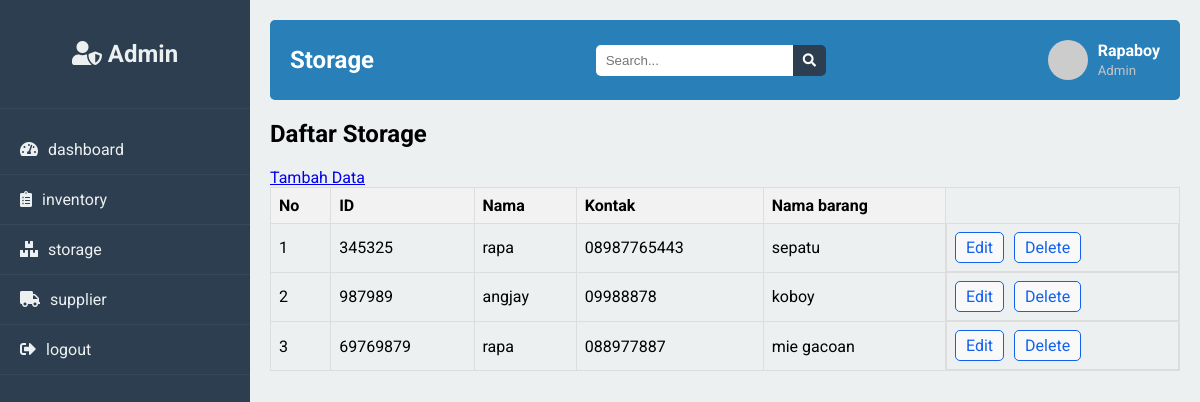
Screenshot of /supplier.php with the database file from the repository.
### tables this page shows
CREATE TABLE `vendor` (
  `id` int(30) NOT NULL,
  `nama` varchar(30) NOT NULL,
  `kontak` varchar(30) NOT NULL,
  `nama_barang` varchar(30) NOT NULL
);

### supplier.php (the view, shortened to what this page needs)
<?php
include 'koneksi.php';
$sql = "SELECT * FROM vendor";
$result = $koneksi->query($sql);
?>
<!DOCTYPE html>
<html lang="en">
<head>
    <link rel="stylesheet" href="https://cdnjs.cloudflare.com/ajax/libs/font-awesome/5.15.3/css/all.min.css">
    <link rel="stylesheet" href="dashboard.css">
</head>
<body>
    <div class="sidebar">
        <div class="sidebar-brand">
            <h2><i class="fas fa-user-shield"></i> Admin</h2>
        </div>
        <ul>
            <li><a href="dashboard.php"><i class="fas fa-tachometer-alt"></i> dashboard</a></li>
            <li><a href="inventory.php"><i class="fas fa-clipboard-list "></i> inventory</a></li>
            <li><a href="storage.php"><i class="fas fa-boxes "></i> storage</a></li>
            <li><a href="supplier.php"><i class="fas fa-truck"></i> supplier</a></li>
            <li><a href="logout.php"><i class="fas fa-sign-out-alt"></i> logout</a></li>
        </ul>
    </div>
    <div class="main-content">
        <header>
            <h1>Storage</h1>
            <div class="search-wrapper">
                <input type="search" placeholder="Search...">
                <button><i class="fas fa-search"></i></button>
            </div>
            <div class="user-wrapper">
                <img src="https://via.placeholder.com/40" alt="profile picture">
                <div>
                    <h4>Rapaboy</h4>
                    <small>Admin</small>
                </div>
            </div>
        </header>
        <main>
            <h2>Daftar Storage</h2>
            <a href="insert.supplier.php" class="action-buttons">Tambah Data</a>
            <table>
                <thead>
                    <tr>
                        <th>No</th>
                        <th>ID </th>
                        <th>Nama</th>
                        <th>Kontak</th>
                        <th>Nama barang</th>
                    </tr>
                </thead>
                <tbody>
                    <?php
                    if ($result->num_rows > 0) {
                        $no = 1;
                        while($row = $result->fetch_assoc()) {
                            echo "<tr>";
                            echo "<td>" . $no++ . "</td>";
                            echo "<td>" . $row['id'] . "</td>";
                            echo "<td>" . $row['nama'] . "</td>";
                            echo "<td>" . $row['kontak'] . "</td>";
                            echo "<td>" . $row['nama_barang'] . "</td>";
                            echo "<td class='action-buttons'>";
                            echo "<a href='update.supplier.php?id=" . $row['id'] . "'>Edit</a>";
                            echo "<a href='delete.supplier.php?id=" . $row['id'] . "' onclick='return confirm(\"Yakin ingin menghapus?\")'>Delete</a>";
                            echo "</td>";
                            echo "</tr>";
                        }
                    } else {
                        echo "<tr><td colspan='9'>Tidak ada data inventaris.</td></tr>";
                    }
                    ?>
                </tbody>
            </table>
        </main>
    </div>
</body>
</html>

### dashboard.css (style rules this page uses)
body { font-family: 'Roboto', sans-serif; margin: 0; padding: 0; background-color: #f4f4f4; }
.sidebar { width: 250px; height: 100vh; background: #2c3e50; position: fixed; top: 0; left: 0; padding-top: 20px; }
.sidebar-brand { display: flex; align-items: center; justify-content: center; padding-bottom: 20px; border-bottom: 1px solid #34495e; }
.sidebar-brand h2 { color: #ecf0f1; font-size: 24px; }
.sidebar ul { list-style: none; padding: 0; }
.sidebar ul li { padding: 15px 20px; border-bottom: 1px solid #34495e; }
.sidebar ul li a { color: #ecf0f1; font-size: 16px; text-decoration: none; display: flex; align-items: center; }
.sidebar ul li a i { margin-right: 10px; }
.main-content { margin-left: 250px; padding: 20px; background-color: #ecf0f1; min-height: 100vh; }
header { display: flex; justify-content: space-between; align-items: center; background: #2980b9; color: #fff; padding: 10px 20px; border-radius: 5px; }
header h1 { font-size: 24px; }
.search-wrapper { display: flex; align-items: center; }
.search-wrapper input[type="search"] { padding: 8px 10px; border: none; border-radius: 5px 0 0 5px; outline: none; }
.search-wrapper button { padding: 8px 10px; border: none; background: #2c3e50; color: #fff; border-radius: 0 5px 5px 0; cursor: pointer; }
.user-wrapper { display: flex; align-items: center; }
.user-wrapper img { border-radius: 50%; margin-right: 10px; }
.user-wrapper div h4 { margin: 0; font-size: 16px; }
.user-wrapper div small { color: #bdc3c7; }

### supplier.php (style rules this page uses)
table { width: 100%; border-collapse: collapse; }
table, th, td { border: 1px solid #ddd; }
th, td { padding: 8px; text-align: left; }
th { background-color: #f2f2f2; }
.action-buttons { display: flex; gap: 10px; }
.action-buttons a { text-decoration: none; color: #1161ee; padding: 5px 10px; border: 1px solid #1161ee; border-radius: 5px; background-color: #f9f9f9; }

### rows the page displays
vendor: id "345325", nama "rapa", kontak "08987765443", nama_barang "sepatu"
vendor: id "987989", nama "angjay", kontak "09988878", nama_barang "koboy"
vendor: id "69769879", nama "rapa", kontak "088977887", nama_barang "mie gacoan"
